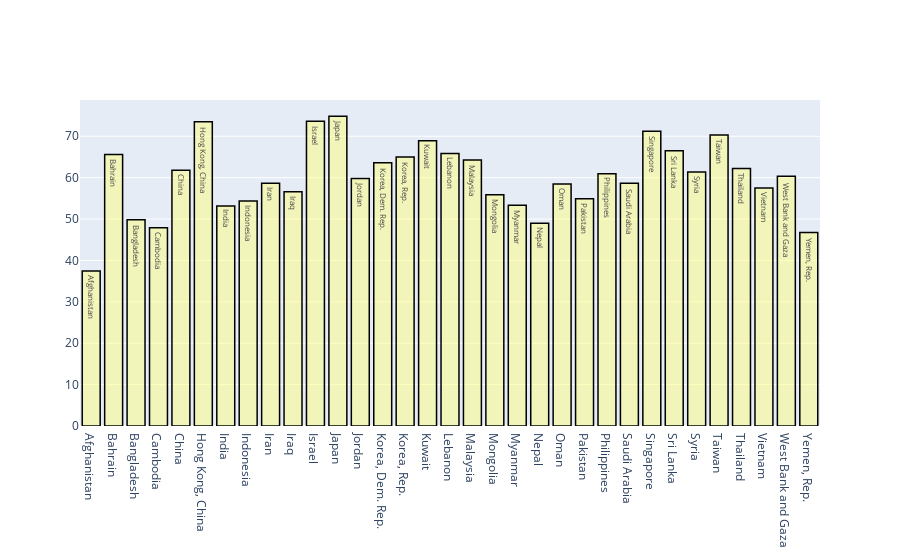

The notebook cell saved with this chart:
### Code cell
# create trace2 
trace = go.Bar(
                x = Mean_lifeExp_Asia.country,
                y = Mean_lifeExp_Asia.lifeExp,
                name = "Life Expectancy",
                marker = dict(color = 'rgba(255, 255, 128, 0.5)',
                              line=dict(color='rgb(0,0,0)',width=1.5)),
                text = Mean_lifeExp_Asia.country)
#data
data = [trace]

#layout 
layout = go.Layout(barmode = "group")


#figure 
fig = go.Figure(dict(data = data, layout = layout))

fig.show()

### Figure 1 — Plotly figure (JSON) as saved in the notebook; plotly's stock layout.template omitted (floating-point values rounded to 4 significant figures)
{"data": [{"marker": {"color": "rgba(255, 255, 128, 0.5)", "line": {"color": "rgb(0,0,0)", "width": 1.5}}, "name": "Life Expectancy", "text": ["Afghanistan", "Bahrain", "Bangladesh", "Cambodia", "China", "Hong Kong, China", "India", "Indonesia", "Iran", "Iraq", "Israel", "Japan", "Jordan", "Korea, Dem. Rep.", "Korea, Rep.", "Kuwait", "Lebanon", "Malaysia", "Mongolia", "Myanmar", "Nepal", "Oman", "Pakistan", "Philippines", "Saudi Arabia", "Singapore", "Sri Lanka", "Syria", "Taiwan", "Thailand", "Vietnam", "West Bank and Gaza", "Yemen, Rep."], "type": "bar", "x": ["Afghanistan", "Bahrain", "Bangladesh", "Cambodia", "China", "Hong Kong, China", "India", "Indonesia", "Iran", "Iraq", "Israel", "Japan", "Jordan", "Korea, Dem. Rep.", "Korea, Rep.", "Kuwait", "Lebanon", "Malaysia", "Mongolia", "Myanmar", "Nepal", "Oman", "Pakistan", "Philippines", "Saudi Arabia", "Singapore", "Sri Lanka", "Syria", "Taiwan", "Thailand", "Vietnam", "West Bank and Gaza", "Yemen, Rep."], "y": [37.48, 65.61, 49.83, 47.9, 61.79, 73.49, 53.17, 54.34, 58.64, 56.58, 73.65, 74.83, 59.79, 63.61, 65.0, 68.92, 65.87, 64.28, 55.89, 53.32, 48.99, 58.44, 54.88, 60.97, 58.68, 71.22, 66.53, 61.35, 70.34, 62.2, 57.48, 60.33, 46.78]}], "layout": {"barmode": "group"}}
